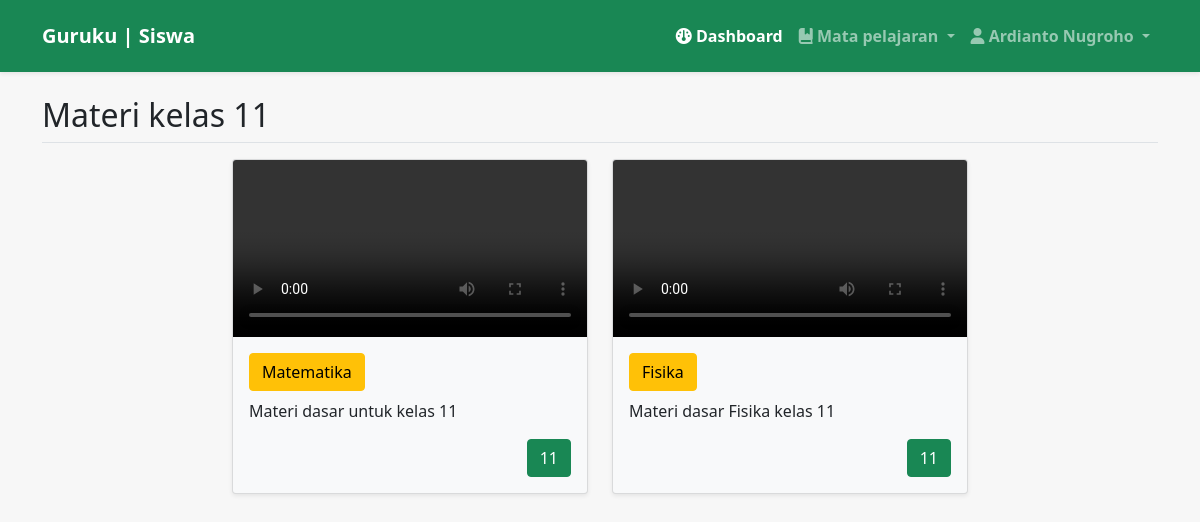
The page /back/siswa/index.php?page=kelas_11 (signed in) on the database its author committed.
### tables this page shows
CREATE TABLE `materi` (
  `id_materi` int(11) NOT NULL,
  `nip` int(50) NOT NULL,
  `kelas_id` int(11) NOT NULL,
  `nama_guru` varchar(255) DEFAULT NULL,
  `nama_mapel` varchar(255) DEFAULT NULL,
  `video` varchar(255) DEFAULT NULL,
  `deskripsi` text DEFAULT NULL,
  `kelas` varchar(255) DEFAULT NULL
);

CREATE TABLE `kelas` (
  `id_kelas` int(11) NOT NULL,
  `nama_kelas` varchar(255) DEFAULT NULL
);

### back/siswa/mapel/kelas11.php (the view)
<h2 class="border-bottom pb-2" >Materi kelas 11</h2>
        <div class="row justify-content-center mb-3 mt-3">
            <?php
            include '../../config/koneksi.php';
                $query=mysqli_query($koneksi,"SELECT * FROM materi JOIN kelas ON materi.kelas_id = kelas.id_kelas WHERE nama_kelas='11'");
                if (mysqli_num_rows($query) > 0) {
                    foreach($query as $data){
            ?>
               <div class="col-md-4 mb-3">
                <div class="card bg-light shadow-sm">
                    <video src="../guru/materi/video/<?= $data['video'] ?>" controls class="card-img-top"></video>
                        <div class="card-body">
                            <a href="index.php?page=<?= $data['nama_mapel']?>" class="btn btn-warning mb-2"><?= $data['nama_mapel']?></a>
                            <p class="card-text"><?= $data['deskripsi']?></p>
                            <p class="card-text text-end"><small class="text-muted"><a href="index.php?page=kelas_<?= $data['nama_kelas']?>" class="btn btn-success"><?= $data['nama_kelas']?></a></small></p>
                        </div>
                    </div>
               </div>
            <?php
            }
         } else{
            ?>
                <div class="alert alert-danger">Tidak ada materi</div>
            <?php
            }
            ?>
        </div>

### rows shown on the page
materi: nama_mapel "Matematika", deskripsi "Materi dasar untuk kelas 11", kelas.nama_kelas "11"
materi: nama_mapel "Fisika", deskripsi "Materi dasar Fisika kelas 11", kelas.nama_kelas "11"

### other values the page prints
$_SESSION['nama'] "Ardianto Nugroho"
